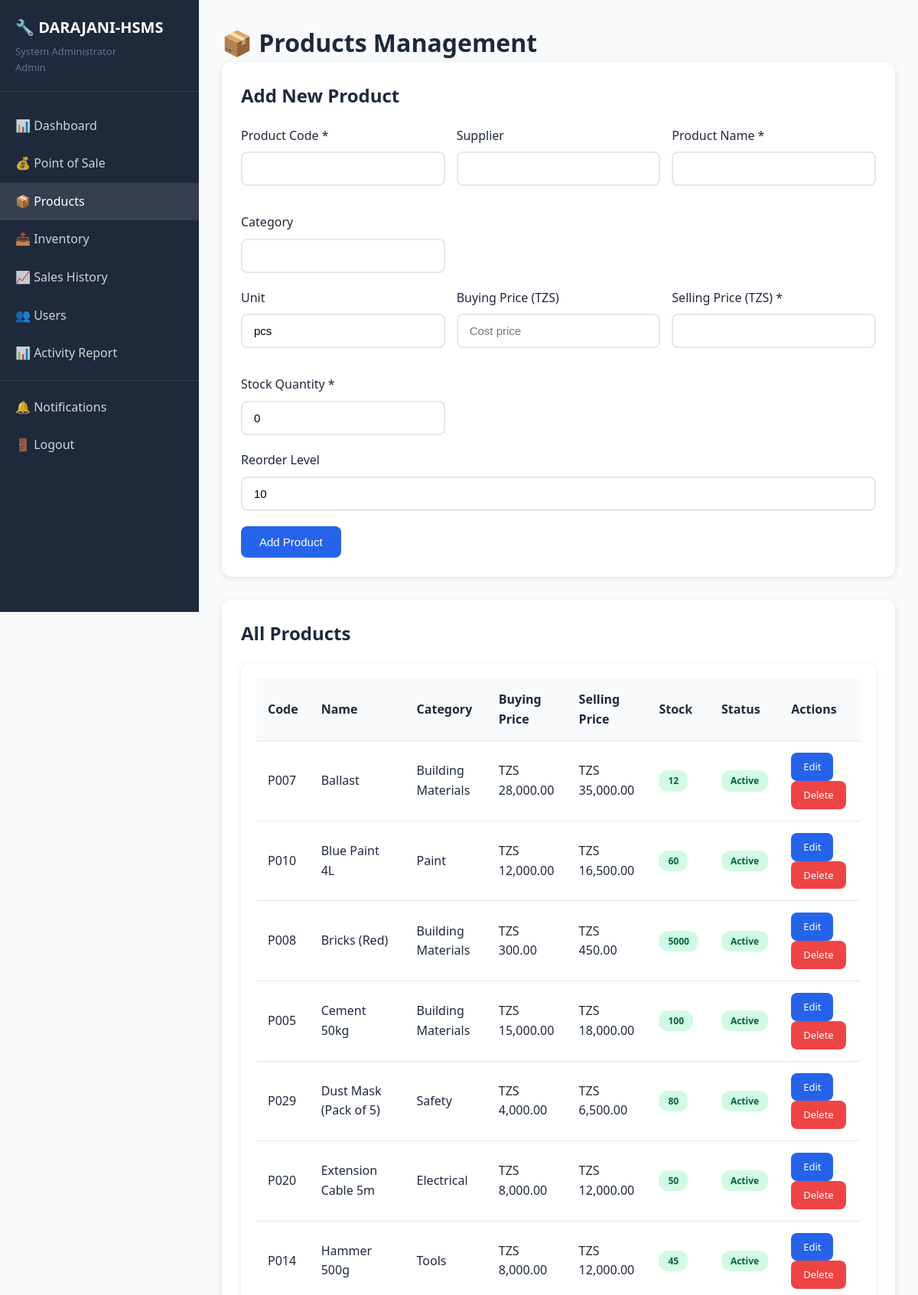
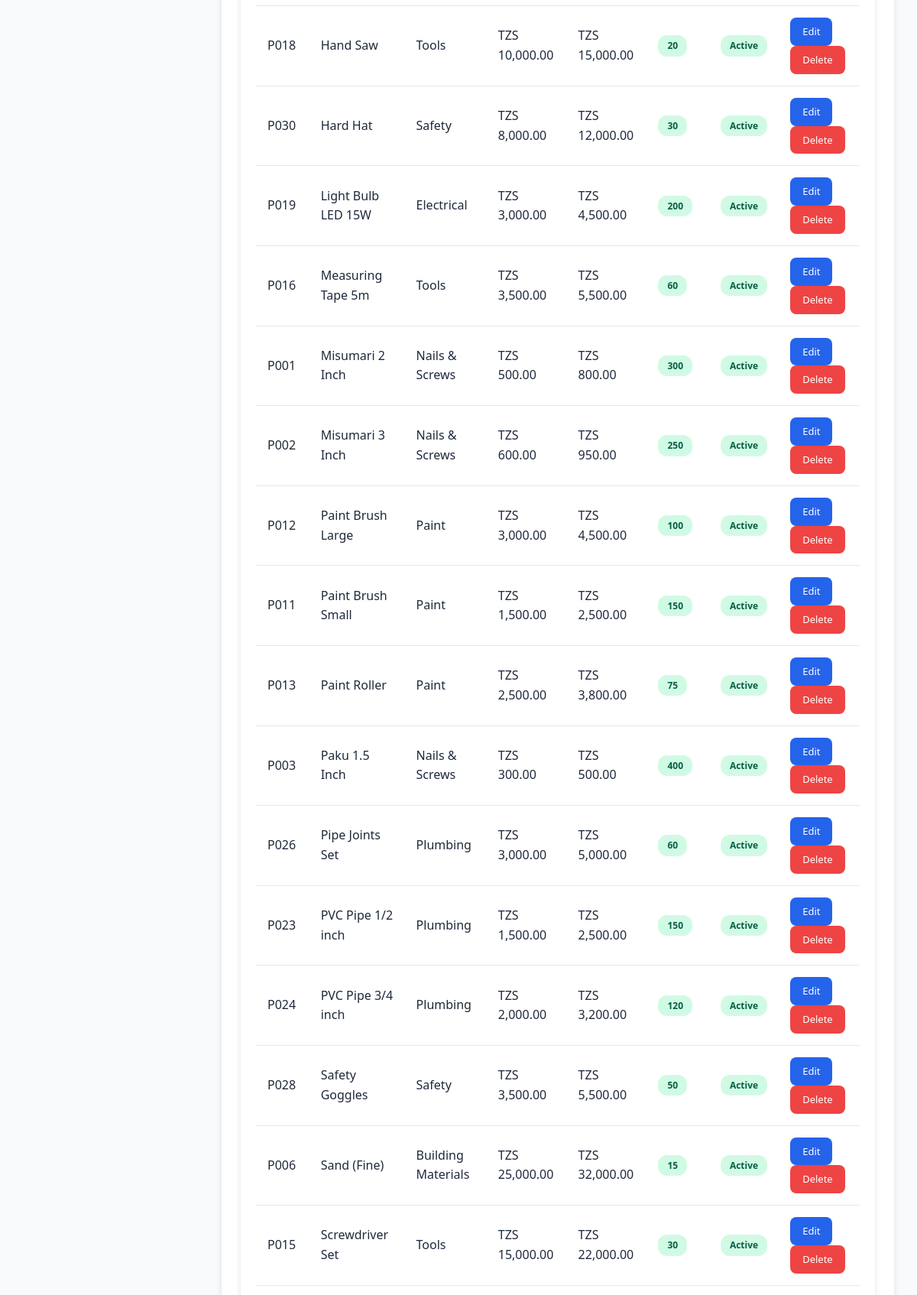
The page /products.php (signed in, upper part) on the database its author committed (2 pictures, top to bottom).
### tables this page shows
CREATE TABLE IF NOT EXISTS products (
    id INT AUTO_INCREMENT PRIMARY KEY,
    product_code VARCHAR(50) UNIQUE NOT NULL,
    product_name VARCHAR(200) NOT NULL,
    category VARCHAR(100),
    unit VARCHAR(50),
    price DECIMAL(10,2) NOT NULL,
    stock_quantity INT DEFAULT 0,
    reorder_level INT DEFAULT 10,
    supplier VARCHAR(200),
    status ENUM('active', 'inactive') DEFAULT 'active',
    created_at TIMESTAMP DEFAULT CURRENT_TIMESTAMP,
    updated_at TIMESTAMP DEFAULT CURRENT_TIMESTAMP ON UPDATE CURRENT_TIMESTAMP
);

### functions.php (called while the page is built, shortened)
<?php
function getAllProducts($active_only = false) {
    $conn = getDBConnection();
    $sql = "SELECT * FROM products";
    $sql .= " ORDER BY product_name ASC";
    $result = $conn->query($sql);
    return $result->fetch_all(MYSQLI_ASSOC);
}
function formatCurrency($amount) {
    return CURRENCY . ' ' . number_format($amount, 2);
}
?>

### products.php (the view, shortened to what this page needs)
<?php
include 'header.php';
$edit_product = null;
$products = getAllProducts();
?>
<h1>📦 Products Management</h1>
<div class="card" style="margin-bottom: 30px;">
    <h2 style="margin-bottom: 20px;"><?php echo $edit_product ? 'Edit Product' : 'Add New Product'; ?></h2>
    <form method="POST">
        <div class="form-row">
            <div class="form-group">
                <label>Product Code *</label>
                <input type="text" name="product_code" class="form-control" value="<?php echo $edit_product['product_code'] ?? ''; ?>" required <?php echo $edit_product ? 'readonly' : ''; ?>>
            </div>
            <div class="form-group">
                <label>Supplier</label>
                <input type="text" name="supplier" class="form-control" value="<?php echo $edit_product['supplier'] ?? ''; ?>">
            </div>
            <div class="form-group">
                <label>Product Name *</label>
                <input type="text" name="product_name" class="form-control" value="<?php echo $edit_product['product_name'] ?? ''; ?>" required>
            </div>
            <div class="form-group">
                <label>Category</label>
                <input type="text" name="category" class="form-control" value="<?php echo $edit_product['category'] ?? ''; ?>">
            </div>
        </div>
        <div class="form-row">
            <div class="form-group">
                <label>Unit</label>
                <input type="text" name="unit" class="form-control" value="<?php echo $edit_product['unit'] ?? 'pcs'; ?>" placeholder="pcs, kg, ltr, etc">
            </div>
            <div class="form-group">
                <label>Buying Price (<?php echo CURRENCY; ?>)</label>
                <input type="number" step="0.01" name="buying_price" class="form-control" value="<?php echo $edit_product['buying_price'] ?? ''; ?>" placeholder="Cost price">
            </div>
            <div class="form-group">
                <label>Selling Price (<?php echo CURRENCY; ?>) *</label>
                <input type="number" step="0.01" name="selling_price" class="form-control" value="<?php echo $edit_product['selling_price'] ?? ''; ?>" required>
            </div>
            <div class="form-group">
                <label>Stock Quantity *</label>
                <input type="number" name="stock_quantity" class="form-control" value="<?php echo $edit_product['stock_quantity'] ?? '0'; ?>" required>
            </div>
        </div>
        <div class="form-row">
            <div class="form-group">
                <label>Reorder Level</label>
                <input type="number" name="reorder_level" class="form-control" value="<?php echo $edit_product['reorder_level'] ?? '10'; ?>">
            </div>
        </div>
        <div style="display: flex; gap: 10px;">
            <button type="submit" name="<?php echo $edit_product ? 'update_product' : 'add_product'; ?>" class="btn btn-primary">
                <?php echo $edit_product ? 'Update Product' : 'Add Product'; ?>
            </button>
        </div>
    </form>
</div>
<div class="card">
    <h2 style="margin-bottom: 20px;">All Products</h2>
    <div class="table-container">
        <table>
            <thead>
                <tr>
                    <th>Code</th>
                    <th>Name</th>
                    <th>Category</th>
                    <th>Buying Price</th>
                    <th>Selling Price</th>
                    <th>Stock</th>
                    <th>Status</th>
                    <th>Actions</th>
                </tr>
            </thead>
            <tbody>
                <?php foreach ($products as $product): ?>
                <?php
                    $buying_price = isset($product['buying_price']) ? $product['buying_price'] : 0;
                    $selling_price = isset($product['selling_price']) ? $product['selling_price'] : (isset($product['price']) ? $product['price'] : 0);
                ?>
                <tr>
                    <td><?php echo $product['product_code']; ?></td>
                    <td><?php echo $product['product_name']; ?></td>
                    <td><?php echo $product['category']; ?></td>
                    <td><?php echo formatCurrency($buying_price); ?></td>
                    <td><?php echo formatCurrency($selling_price); ?></td>
                    <td>
                        <?php if ($product['stock_quantity'] <= $product['reorder_level']): ?>
                            <span class="badge badge-danger"><?php echo $product['stock_quantity']; ?></span>
                        <?php else: ?>
                            <span class="badge badge-success"><?php echo $product['stock_quantity']; ?></span>
                        <?php endif; ?>
                    </td>
                    <td>
                        <span class="badge badge-<?php echo $product['status'] === 'active' ? 'success' : 'danger'; ?>">
                            <?php echo ucfirst($product['status']); ?>
                        </span>
                    </td>
                    <td>
                        <a href="products.php?edit=<?php echo $product['id']; ?>" class="btn btn-primary btn-sm">Edit</a>
                        <a href="products.php?delete=<?php echo $product['id']; ?>" class="btn btn-danger btn-sm" onclick="return confirm('Delete this product?')">Delete</a>
                    </td>
                </tr>
                <?php endforeach; ?>
            </tbody>
        </table>
    </div>
</div>
<?php include 'footer.php'; ?>

### style.css (style rules this page uses)
* { margin: 0; padding: 0; box-sizing: border-box; }
:root { --primary: #2563eb; --primary-dark: #1e40af; --secondary: #64748b; --success: #10b981; --danger: #ef4444; --warning: #f59e0b; --light: #f8fafc; --dark: #1e293b; --border: #e2e8f0; }
body { font-family: 'Segoe UI', Tahoma, Geneva, Verdana, sans-serif; background: var(--light); color: var(--dark); line-height: 1.6; }
.card { background: white; padding: 25px; border-radius: 12px; box-shadow: 0 2px 8px rgba(0,0,0,0.1); }
.form-group { margin-bottom: 20px; }
.form-group label { display: block; margin-bottom: 8px; font-weight: 500; color: var(--dark); }
.form-control { width: 100%; padding: 12px 15px; border: 2px solid var(--border); border-radius: 8px; font-size: 15px; transition: all 0.3s; }
.form-row { display: grid; grid-template-columns: repeat(auto-fit, minmax(200px, 1fr)); gap: 15px; }
.btn { padding: 12px 24px; border: none; border-radius: 8px; font-size: 15px; font-weight: 500; cursor: pointer; transition: all 0.3s; text-decoration: none; display: inline-block; text-align: center; }
.btn-primary { background: var(--primary); color: white; }
.btn-danger { background: var(--danger); color: white; }
.btn-sm { padding: 8px 16px; font-size: 13px; }
.table-container { background: white; border-radius: 12px; padding: 20px; box-shadow: 0 2px 8px rgba(0,0,0,0.1); overflow-x: auto; }
table { width: 100%; border-collapse: collapse; }
table th, table td { padding: 15px; text-align: left; border-bottom: 1px solid var(--border); }
table th { background: var(--light); font-weight: 600; color: var(--dark); }
.badge { padding: 4px 12px; border-radius: 12px; font-size: 12px; font-weight: 600; display: inline-block; }
.badge-success { background: #d1fae5; color: #065f46; }

### rows shown on the page
products: product_code "P007", product_name "Ballast", category "Building Materials", buying_price "TZS 28,000.00", selling_price "TZS 35,000.00", stock_quantity "12", status "Active"
products: product_code "P010", product_name "Blue Paint 4L", category "Paint", buying_price "TZS 12,000.00", selling_price "TZS 16,500.00", stock_quantity "60", status "Active"
products: product_code "P008", product_name "Bricks (Red)", category "Building Materials", buying_price "TZS 300.00", selling_price "TZS 450.00", stock_quantity "5000", status "Active"
products: product_code "P005", product_name "Cement 50kg", category "Building Materials", buying_price "TZS 15,000.00", selling_price "TZS 18,000.00", stock_quantity "100", status "Active"
products: product_code "P029", product_name "Dust Mask (Pack of 5)", category "Safety", buying_price "TZS 4,000.00", selling_price "TZS 6,500.00", stock_quantity "80", status "Active"
products: product_code "P020", product_name "Extension Cable 5m", category "Electrical", buying_price "TZS 8,000.00", selling_price "TZS 12,000.00", stock_quantity "50", status "Active"
products: product_code "P014", product_name "Hammer 500g", category "Tools", buying_price "TZS 8,000.00", selling_price "TZS 12,000.00", stock_quantity "45", status "Active"
products: product_code "P018", product_name "Hand Saw", category "Tools", buying_price "TZS 10,000.00", selling_price "TZS 15,000.00", stock_quantity "20", status "Active"
products: product_code "P030", product_name "Hard Hat", category "Safety", buying_price "TZS 8,000.00", selling_price "TZS 12,000.00", stock_quantity "30", status "Active"
products: product_code "P019", product_name "Light Bulb LED 15W", category "Electrical", buying_price "TZS 3,000.00", selling_price "TZS 4,500.00", stock_quantity "200", status "Active"
products: product_code "P016", product_name "Measuring Tape 5m", category "Tools", buying_price "TZS 3,500.00", selling_price "TZS 5,500.00", stock_quantity "60", status "Active"
products: product_code "P001", product_name "Misumari 2 Inch", category "Nails & Screws", buying_price "TZS 500.00", selling_price "TZS 800.00", stock_quantity "300", status "Active"
products: product_code "P002", product_name "Misumari 3 Inch", category "Nails & Screws", buying_price "TZS 600.00", selling_price "TZS 950.00", stock_quantity "250", status "Active"
products: product_code "P012", product_name "Paint Brush Large", category "Paint", buying_price "TZS 3,000.00", selling_price "TZS 4,500.00", stock_quantity "100", status "Active"
products: product_code "P011", product_name "Paint Brush Small", category "Paint", buying_price "TZS 1,500.00", selling_price "TZS 2,500.00", stock_quantity "150", status "Active"
products: product_code "P013", product_name "Paint Roller", category "Paint", buying_price "TZS 2,500.00", selling_price "TZS 3,800.00", stock_quantity "75", status "Active"
products: product_code "P003", product_name "Paku 1.5 Inch", category "Nails & Screws", buying_price "TZS 300.00", selling_price "TZS 500.00", stock_quantity "400", status "Active"
products: product_code "P026", product_name "Pipe Joints Set", category "Plumbing", buying_price "TZS 3,000.00", selling_price "TZS 5,000.00", stock_quantity "60", status "Active"
products: product_code "P023", product_name "PVC Pipe 1/2 inch", category "Plumbing", buying_price "TZS 1,500.00", selling_price "TZS 2,500.00", stock_quantity "150", status "Active"
products: product_code "P024", product_name "PVC Pipe 3/4 inch", category "Plumbing", buying_price "TZS 2,000.00", selling_price "TZS 3,200.00", stock_quantity "120", status "Active"
products: product_code "P028", product_name "Safety Goggles", category "Safety", buying_price "TZS 3,500.00", selling_price "TZS 5,500.00", stock_quantity "50", status "Active"
products: product_code "P006", product_name "Sand (Fine)", category "Building Materials", buying_price "TZS 25,000.00", selling_price "TZS 32,000.00", stock_quantity "15", status "Active"
products: product_code "P015", product_name "Screwdriver Set", category "Tools", buying_price "TZS 15,000.00", selling_price "TZS 22,000.00", stock_quantity "30", status "Active"

### other values the page prints
SITE_ABBR "DARAJANI-HSMS"
$_SESSION['full_name'] "System Administrator"
$_SESSION['role'] "Admin"
CURRENCY "TZS"
